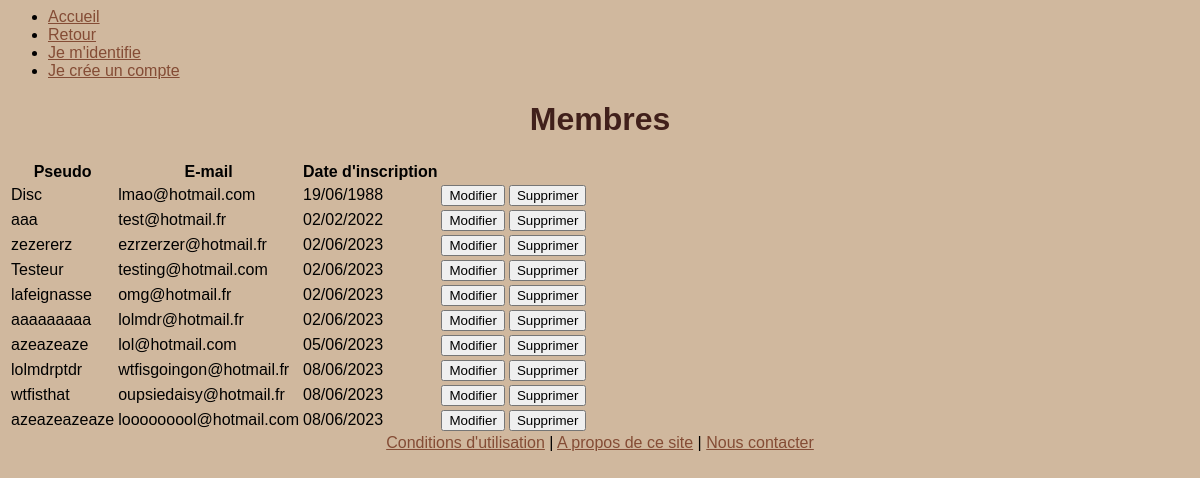
Screenshot of /?p=members with the database file from the repository.
### tables this page shows
CREATE TABLE `membres` (
  `id_membre` int UNSIGNED NOT NULL,
  `is_admin` tinyint NOT NULL DEFAULT '0',
  `username` varchar(150) NOT NULL,
  `email` varchar(250) NOT NULL,
  `hash` varchar(250) NOT NULL,
  `nom` varchar(150) DEFAULT NULL,
  `prenom` varchar(150) DEFAULT NULL,
  `date_naissance` date DEFAULT NULL,
  `num_telephone` varchar(20) DEFAULT NULL,
  `adresse_postale` varchar(250) DEFAULT NULL,
  `code_postal` int DEFAULT NULL,
  `ville` varchar(150) DEFAULT NULL,
  `date_inscription` datetime NOT NULL DEFAULT CURRENT_TIMESTAMP,
  `token` varchar(250) DEFAULT NULL,
  `date_validite_token` datetime DEFAULT NULL,
  `solde_cagnotte` float UNSIGNED DEFAULT NULL
);

### controllers/MembersController.php (called while the page is built, shortened)
<?php
require_once "models/MembersManager.php";
class MembersController {
    private $membersManager;
    public function __construct() {
        $this->membersManager = new MembersManager();
    }
    public function showAllMembers() {
        $members = $this->membersManager->getAllMembers();
        include "views/afficher_membres.php";
    }
}
?>

### models/Model.php (called while the page is built, shortened)
<?php
abstract class Model
{
    protected static $database;
    protected static function initDatabase()
    {
        $dsn = 'mysql:host=' . self::HOST . ';dbname=' . self::DB . ';charset=utf8mb4';
        $options = [
            PDO::ATTR_ERRMODE => PDO::ERRMODE_EXCEPTION,
            PDO::ATTR_DEFAULT_FETCH_MODE => PDO::FETCH_ASSOC,
            PDO::MYSQL_ATTR_INIT_COMMAND => 'SET NAMES utf8'
        ];
        try {
            self::$database = new PDO($dsn, self::USER, self::PWD, $options);
        } catch (PDOException $e) {
            throw new Exception('Failed to connect to the database: ' . $e->getMessage());
        }
    }
    protected function getDatabase()
    {
        return self::$database;
    }
}
?>

### models/MembersManager.php (called while the page is built, shortened)
<?php
require_once "Model.php";
require_once "Member.php";
class MembersManager extends Model {
    public function getAllMembers() {
        $list = [];
        $req = $this->getDatabase()->prepare("SELECT * FROM membres");
        $req->execute();
        $members = $req->fetchAll(PDO::FETCH_ASSOC);
        foreach($members as $member){
            $newMember = new Member(
                $member['id_membre'],
                $member['is_admin'],
                $member['username'],
                $member['email'],
                $member['hash'],
                $member['prenom'],
                $member['nom'],
                $member['date_naissance'],
                $member['num_telephone'],
                $member['adresse_postale'],
                $member['code_postal'],
                $member['ville'],
                $member['date_inscription'],
                $member['token'],
                $member['date_validite_token'],
                $member['solde_cagnotte']
            );
            array_push($list, $newMember);
        }
        return $list;
    }
}
?>

### models/Member.php (called while the page is built, shortened)
<?php
class Member extends Model
{
    private $id;
    private $username;
    private $email;
    private $registration_date;
    public function __construct($id,$is_admin,$username,$email,$password,$firstname,$lastname,$birthdate,$phone_number,$adress,$zip_code,$town,$registration_date,$token,$token_validation_date,$cash)
    {
        $this->id = $id;
        $this->username = $username;
        $this->email = $email;
        $this->registration_date = $registration_date;
    }
    public function getId()
    {
        return $this->id;
    }
    public function getUsername()
    {
        return $this->username;
    }
    public function getEmail()
    {
        return $this->email;
    }
    public function getRegistration_date()
    {
        return $this->registration_date;
    }
}
?>

### views/afficher_membres.php (the view)
<div>
    <h1>Membres</h1>
</div>
<div>
    <table>
        <thead>
            <tr>
                <th>Pseudo</th>
                <th>E-mail</th>
                <th>Date d'inscription</th>
            </tr>
        </thead>
        <tbody>
            <?php foreach ($members as $m) { ?>
                <tr>
                    <td><?= $m->getUsername() ?></td>
                    <td><?= $m->getEmail() ?></td>
                    <td><?= date('d/m/Y', strtotime($m->getRegistration_date())) ?></td>
                    <td><button onclick= "window.location.href = '?p=edit_member&id=<?=$m->getId()?>'">Modifier</button></td>
                    <td><button onclick= "window.location.href = '?p=delete_member&id=<?=$m->getId()?>'">Supprimer</button></td>
                </tr>
            <?php } ?>
        </tbody>
    </table>
</div>

### views/common/header.php (shortened to what this page needs)
<head>
<link rel="stylesheet" href="assets/style.css" />
</head>
<body>
<ul>
	<li><a href="?p=">Accueil</a></li>
	<li><a href="javascript:history.go(-1)">Retour</a></li>
	<?php if (!empty($logged) && isset($logged)){
		echo "Bonjour ".$_SESSION['user_data']->getUsername()."<br>";
		?>
		<button onclick= "window.location.href = '?p=disconnect'">Deconnexion</button>
		<?php } else{ ?>
	<li><a href="?p=connect"> Je m'identifie </a></li>
	<li><a href="?p=signup"> Je crée un compte </a></li>
	<?php } ?>
</ul>

### index.php (shortened to what this page needs)
<?php
require_once "models/MembersManager.php";
require_once "controllers/MembersController.php";
$p = $_GET['p'] ?? "";
$logged = $_SESSION['is_login'] ?? false;
include "views/common/header.php";
switch ($p) {
    case 'members':
        $list_members = new MembersController;
        $members = $list_members->showAllMembers();
        break;
}
include "views/common/footer.php";
?>

### views/common/footer.php
<div id="footer">
<a href="condition.php"> Conditions d'utilisation</a> | <a href="propos.php"> A propos de ce site</a> | <a href= "mailto:contact@example.com"> Nous contacter</a>
</body>
</html>

### assets/style.css (style rules this page uses)
body { background-color: #d0b89e; font-family: Trebuchet MS, Verdana, Arial; text-align: center; background-image: url("annonce.jpg"); background-repeat: no-repeat ; background-attachment: fixed ; }
h1, h2, h3, h4, h5, h6 { text-align: center; color: #41201B; }
ul { list-style-image:url(puce.gif); text-align: left; }
a:link { color: #844C35; }
#footer { width:auto; display:block; height:24px; }

### rows the page displays
membres: username "Disc", email "lmao@hotmail.com", date_inscription "19/06/1988"
membres: username "aaa", email "test@hotmail.fr", date_inscription "02/02/2022"
membres: username "zezererz", email "ezrzerzer@hotmail.fr", date_inscription "02/06/2023"
membres: username "Testeur", email "testing@hotmail.com", date_inscription "02/06/2023"
membres: username "lafeignasse", email "omg@hotmail.fr", date_inscription "02/06/2023"
membres: username "aaaaaaaaa", email "lolmdr@hotmail.fr", date_inscription "02/06/2023"
membres: username "azeazeaze", email "lol@hotmail.com", date_inscription "05/06/2023"
membres: username "lolmdrptdr", email "wtfisgoingon@hotmail.fr", date_inscription "08/06/2023"
membres: username "wtfisthat", email "oupsiedaisy@hotmail.fr", date_inscription "08/06/2023"
membres: username "azeazeazeaze", email "looooooool@hotmail.com", date_inscription "08/06/2023"
